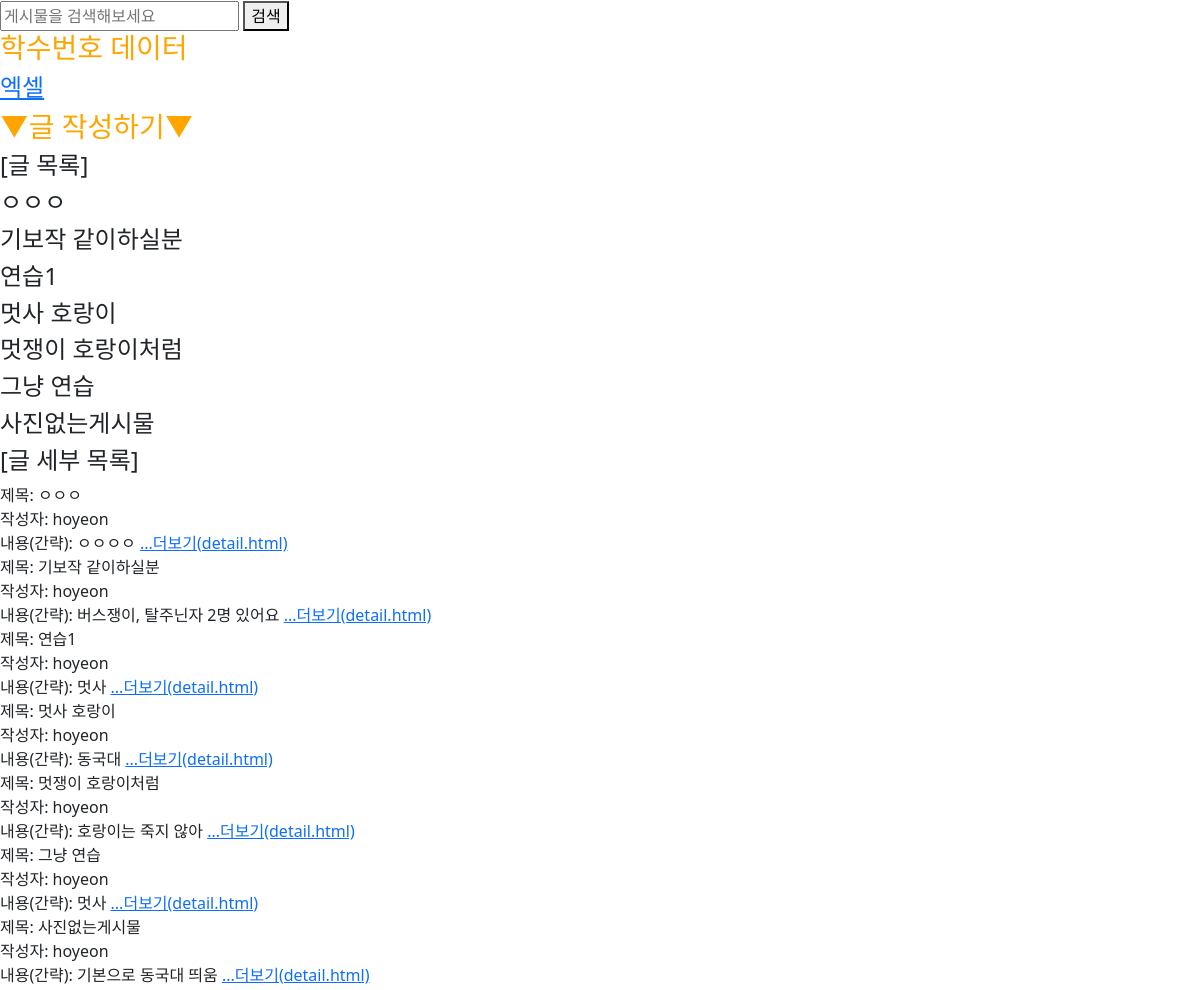
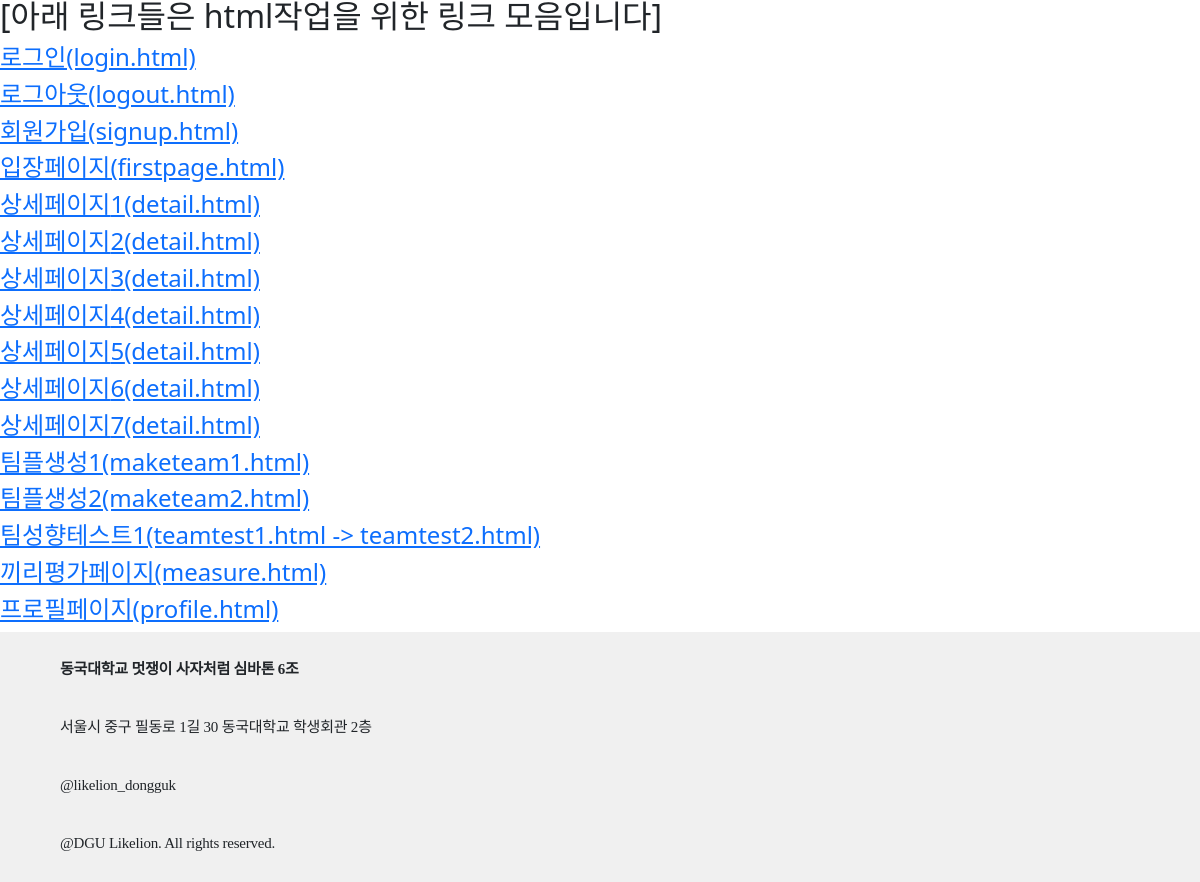
The app's page / (lower part), older data (2 pictures, top to bottom).
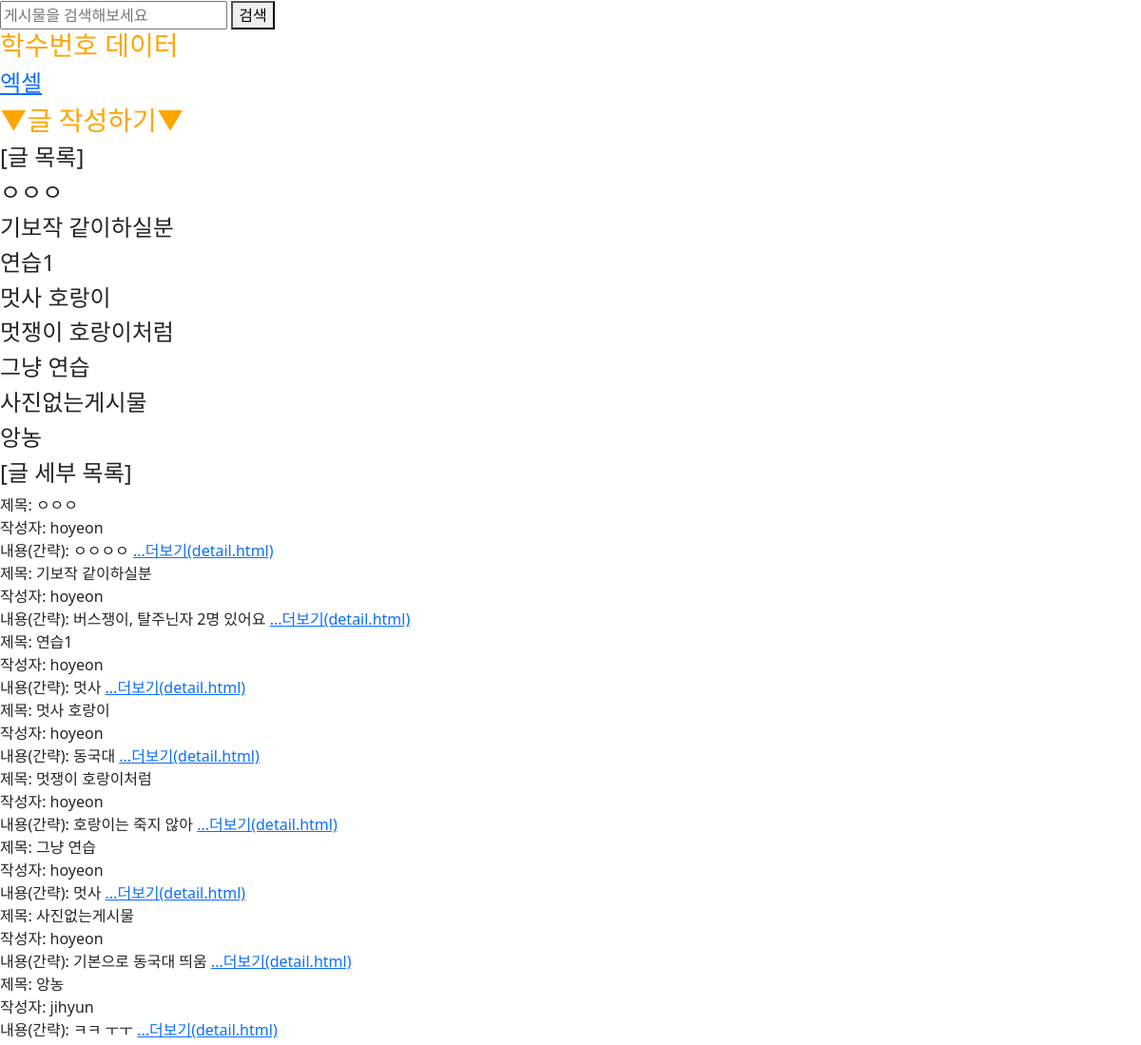
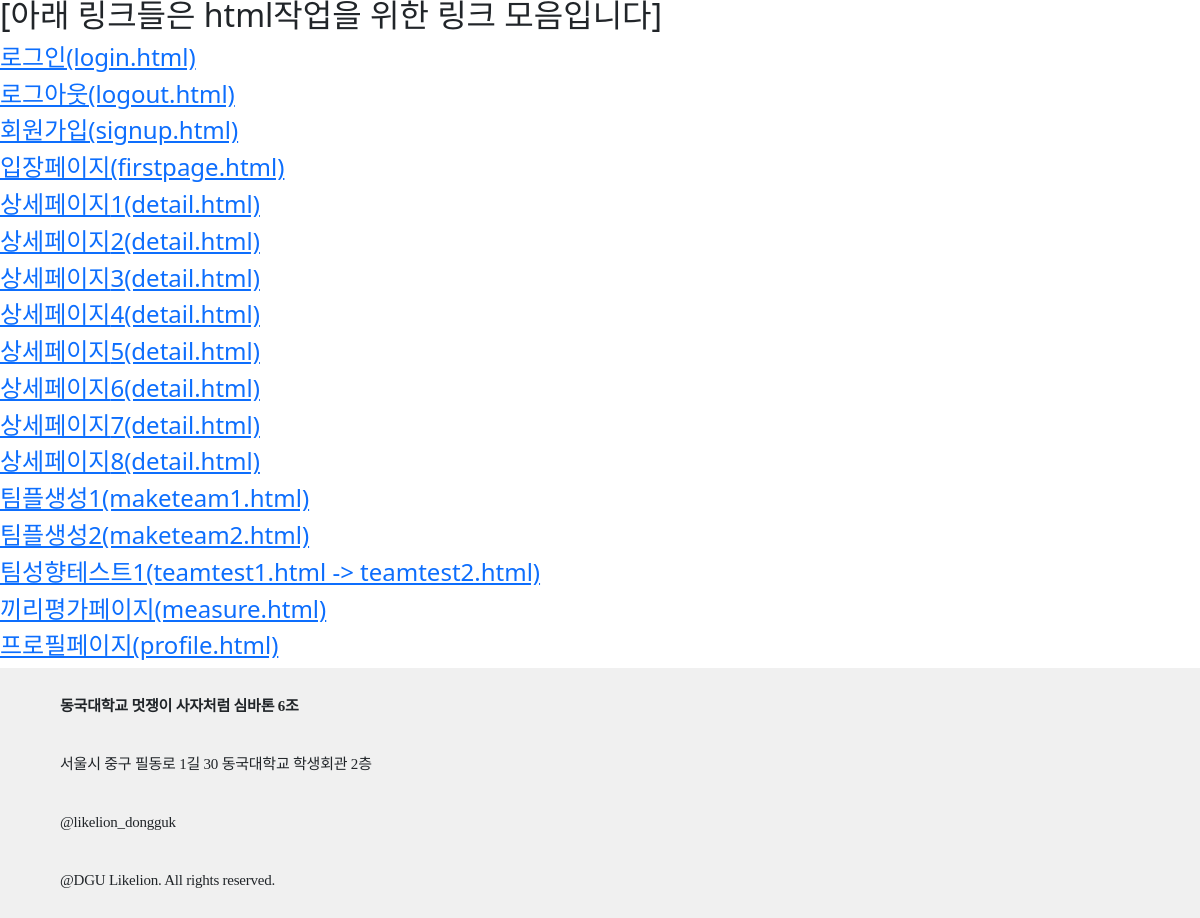
The same page, newer data (2 pictures, top to bottom).
### main/models.py (models this page shows)
class Post(models.Model):
    title = models.CharField(max_length=200) #제목 필드
    writer = models.ForeignKey(User, null=False, blank=False, on_delete=models.CASCADE)
    pub_date = models.DateTimeField() #작성 시간 필드
    body = models.TextField() #팀플 기본적 정보 필드
    describe = models.TextField(blank=True, null=True) #주제 설명 필드
    image = models.ImageField(upload_to="blog/", blank=True, null=True) #이미지 필드
    def __str__(self):
        return self.title #데이터를 호출하면 대푯값으로 데이터의 title이 나오게 됨
    def summary(self):
        return self.body[:30] #내용이 너무길 때 앞부분 30글자만 보이도록 slicing

### main/views.py (the view)
# urls.py: path('', mainpage, name="mainpage"),
def mainpage(request):
    posts = Post.objects.all() #변수 posts에 Post의 모든 객체 내용을 저장
    return render(request, 'main/mainpage.html', {'posts':posts}) # Read 기능 위한 작업

### main/templates/main/mainpage.html (shortened to what this page needs)
{% extends 'base.html' %}
{% load static %}
{% block content %}
    <div class="header-search">
        <form class="search-form" action="{% url 'main:search' %}" method="get">
            <input class="search-input" name="query" type="text" placeholder="게시물을 검색해보세요" required>
            <button class="cp-button search-button" type="submit">검색</button>
        </form>
    </div>
    <div>
        <h3>학수번호 데이터</h3>
        <h4><a href="{% url 'excelDB:excel' %}">엑셀</a></h4>
    </div>
    <h3>▼글 작성하기▼</h4>
    <h4>[글 목록]</h4>
    {% for post in posts %}
    <h4>{{post}}</h4>
    {% endfor %}
    <h4>[글 세부 목록]</h4>
    <div>
        {% for post in posts %}
        <div>
            <div>제목: {{post.title}}</h2>
            <div>작성자: {{post.writer}}</h2>
            <div>내용(간략): {{post.summary}}
                <a href="{% url 'main:detail' post.id %}">...더보기(detail.html)</a>
            </div>
        </div>
        {% endfor %}
    </div>
    <h2>[아래 링크들은 html작업을 위한 링크 모음입니다]</h2>
    <h4><a href="{% url 'accounts:login' %}">로그인(login.html)</a></h4>
    <h4><a href="{% url 'accounts:logout' %}">로그아웃(logout.html)</a></h4>
    <h4><a href="{% url 'accounts:signup' %}">회원가입(signup.html)</a></h4>
    <h4><a href="{% url 'main:firstpage' %}">입장페이지(firstpage.html)</a></h4>
    <div>
        {% for post in posts %}
        <div>
            <h4><a href="{% url 'main:detail' post.id %}">상세페이지{{post.id}}(detail.html)</a></h4>
        </div>
        {% endfor %}
    </div>
    <h4><a href="{% url 'main:maketeam1' %}">팀플생성1(maketeam1.html)</a></h4>
    <h4><a href="{% url 'main:maketeam2' %}">팀플생성2(maketeam2.html)</a></h4>
    {% if 'scores' not in request.session or 'question_id' not in request.session %}
        <h4><a href="{% url 'main:teamtest1' %}">팀성향테스트1(teamtest1.html -> teamtest2.html)</a></h4>
    {% endif %}
    <h4><a href="{% url 'users:measure' %}">끼리평가페이지(measure.html)</a></h4>
    <h4><a href="{% url 'users:profile' %}">프로필페이지(profile.html)</a></h4>
{% endblock %}

Row changes from the older to the newer data that the page shows:
added Post: title "앙농", writer "jihyun", summary "ㅋㅋ ㅜㅜ", id "8"
